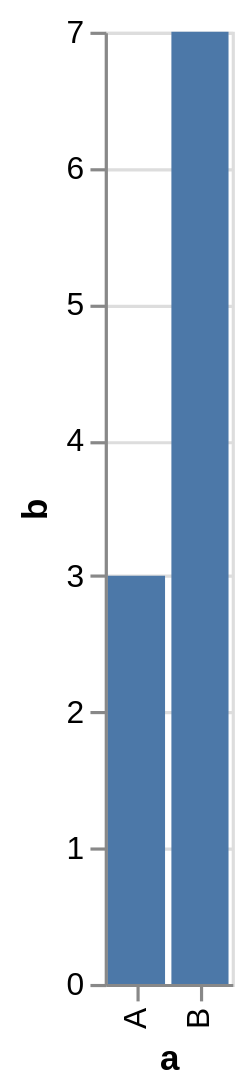

Notebook source saved alongside this figure:
### Code cell
vega-lite + vega

### Figure 1 — Vega-Lite specification as saved in the notebook (floating-point values rounded to 4 significant figures)
{"$schema": "https://vega.github.io/schema/vega-lite/v4.json", "data": {"values": [{"a": "A", "b": 3}, {"a": "B", "b": 7}]}, "encoding": {"x": {"field": "a", "type": "nominal"}, "y": {"field": "b", "type": "quantitative"}}, "mark": "bar"}
